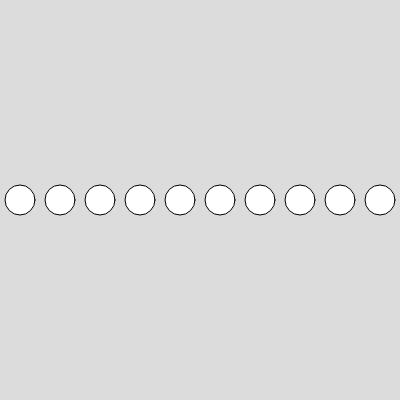
Frame 1 (no input)
Frame 60 (no input): identical to frame 1, image omitted
Frame 120 (the mouse pressed at the canvas centre since frame 60): identical to frame 1, image omitted

The p5.js sketch that drew this single still picture (run headless with seeded random() and noise() and a simulated clock; from frame 60 on, the mouse is pressed at the canvas centre):

// p5.js sketch
// ── sketch.js
function setup() {
  createCanvas(400, 400);
}

function draw() {
  background(220);
  for(let n = 0; n < width; n += 40 ) {
    let x = 20 + n;
    let y = height * 0.5;
    let diameter = 30;
    circle(x, y, diameter);
  }
    //자바는 float int 전부 let으로 구분 x 로 사용 가능

}
